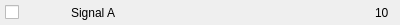
<?xml version="1.0" encoding="UTF-8"?>
<ui version="4.0">
 <class>C_SyvDaChaDataItemWidget</class>
 <widget class="QWidget" name="C_SyvDaChaDataItemWidget">
  <property name="geometry">
   <rect>
    <x>0</x>
    <y>0</y>
    <width>400</width>
    <height>25</height>
   </rect>
  </property>
  <property name="minimumSize">
   <size>
    <width>0</width>
    <height>25</height>
   </size>
  </property>
  <property name="maximumSize">
   <size>
    <width>16777215</width>
    <height>25</height>
   </size>
  </property>
  <property name="windowTitle">
   <string>Form</string>
  </property>
  <layout class="QHBoxLayout" name="horizontalLayout" stretch="0,0,0,1,0">
   <property name="leftMargin">
    <number>5</number>
   </property>
   <property name="topMargin">
    <number>0</number>
   </property>
   <property name="rightMargin">
    <number>11</number>
   </property>
   <property name="bottomMargin">
    <number>0</number>
   </property>
   <item>
    <widget class="stw::opensyde_gui_elements::C_OgeChxTiny" name="pc_CheckBoxDataSerieActive">
     <property name="text">
      <string/>
     </property>
    </widget>
   </item>
   <item>
    <widget class="QLabel" name="pc_LabelColor">
     <property name="styleRole" stdset="0">
      <string>color-only</string>
     </property>
     <property name="minimumSize">
      <size>
       <width>18</width>
       <height>18</height>
      </size>
     </property>
     <property name="maximumSize">
      <size>
       <width>18</width>
       <height>18</height>
      </size>
     </property>
     <property name="text">
      <string/>
     </property>
    </widget>
   </item>
   <item>
    <widget class="QLabel" name="pc_LabelIcon">
     <property name="minimumSize">
      <size>
       <width>16</width>
       <height>15</height>
      </size>
     </property>
     <property name="maximumSize">
      <size>
       <width>16</width>
       <height>15</height>
      </size>
     </property>
     <property name="text">
      <string/>
     </property>
    </widget>
   </item>
   <item>
    <widget class="QLabel" name="pc_LabelDataSerieName">
     <property name="styleRole" stdset="0">
      <string>dashboard-chart</string>
     </property>
     <property name="text">
      <string>Signal A</string>
     </property>
    </widget>
   </item>
   <item>
    <widget class="QLabel" name="pc_LabelValue">
     <property name="styleRole" stdset="0">
      <string>dashboard-chart</string>
     </property>
     <property name="text">
      <string>10</string>
     </property>
    </widget>
   </item>
  </layout>
 </widget>
 <customwidgets>
  <customwidget>
   <class>stw::opensyde_gui_elements::C_OgeChxTiny</class>
   <extends>QCheckBox</extends>
   <header>C_OgeChxTiny.hpp</header>
  </customwidget>
 </customwidgets>
 <resources/>
 <connections/>
</ui>
